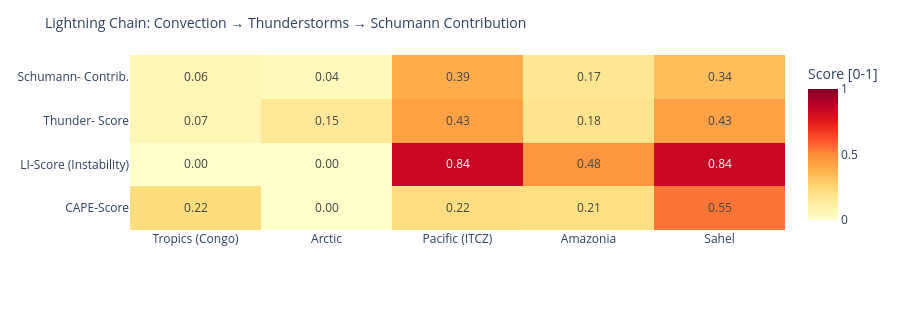

Source (notebook cell):
### Code cell
# ============================================================
# LIGHTNING CHAIN: Convection → Thunderstorms → Schumann
# Shows the causal chain per measurement point as heatmap
# ============================================================

def cape_score(v):
    """CAPE → normalized score [0,1]"""
    if v is None or pd.isna(v): return 0.0
    return min(1.0, float(v) / 3000)

def li_score(v):
    """Lifted Index: negative = unstable → score [0,1]"""
    if v is None or pd.isna(v): return 0.3
    return min(1.0, max(0.0, (-float(v) + 6) / 12))

def cloud_score(v):
    if v is None or pd.isna(v): return 0.3
    return float(v) / 100

def thunder_score(row):
    """Kombinierter Gewitterwahrscheinlichkeits-Score
    CAPE + LI + Bedeckung + WMO-Gewitter + konvektiver Niederschlag (showers)
    Hinweis: X-Ray und Kp sind kein Bestandteil – nur geomagn./solarer Kontext.
    """
    cs = cape_score(row.get('cape'))
    ls = li_score(row.get('li'))
    cl = cloud_score(row.get('cloud'))
    t  = 1.0 if row.get('thunderstorm') else 0.0
    # Convective precipitation (showers) as additional indicator
    sh = min(1.0, (row.get('showers') or 0) / 5.0)
    return round(cs * 0.30 + ls * 0.25 + cl * 0.15 + t * 0.20 + sh * 0.10, 3)

def schumann_contribution(t_score, lat):
    """Schumann contribution: higher in tropics (±30°), scaled by thunderstorm score"""
    lat_weight = max(0.3, 1.0 - abs(lat) / 60)
    return round(t_score * lat_weight, 3)

df_atm['cape_score']   = df_atm.apply(lambda r: cape_score(r['cape']), axis=1)
df_atm['li_score']     = df_atm.apply(lambda r: li_score(r['li']),    axis=1)
df_atm['thunder_score']= df_atm.apply(lambda r: thunder_score(r.to_dict()), axis=1)
df_atm['schumann_contribution'] = df_atm.apply(
    lambda r: schumann_contribution(r['thunder_score'], r['lat']), axis=1)

metrics = ['cape_score', 'li_score', 'thunder_score', 'schumann_contribution']
labels  = ['CAPE-Score', 'LI-Score\n(Instability)', 'Thunder-\nScore', 'Schumann-\nContrib.']
z_data  = [df_atm[m].tolist() for m in metrics]

fig = go.Figure(go.Heatmap(
    z=z_data,
    x=df_atm['point'].tolist(),
    y=labels,
    colorscale='YlOrRd',
    zmin=0, zmax=1,
    text=[[f'{v:.2f}' for v in row] for row in z_data],
    texttemplate='%{text}', textfont=dict(size=12),
    colorbar=dict(title='Score [0-1]')
))
fig.update_layout(
    title=dict(text='Lightning Chain: Convection → Thunderstorms → Schumann Contribution', font=dict(size=14)),
    height=310,
    plot_bgcolor='rgba(0,0,0,0)', paper_bgcolor='rgba(0,0,0,0)',
    margin=dict(l=130, r=80, t=55, b=80)
)
fig.show()

### Figure 1 — Plotly figure (JSON) as saved in the notebook; plotly's stock layout.template omitted (floating-point values rounded to 4 significant figures)
{"data": [{"colorbar": {"title": {"text": "Score [0-1]"}}, "colorscale": [[0.0, "rgb(255,255,204)"], [0.125, "rgb(255,237,160)"], [0.25, "rgb(254,217,118)"], [0.375, "rgb(254,178,76)"], [0.5, "rgb(253,141,60)"], [0.625, "rgb(252,78,42)"], [0.75, "rgb(227,26,28)"], [0.875, "rgb(189,0,38)"], [1.0, "rgb(128,0,38)"]], "text": [["0.22", "0.00", "0.22", "0.21", "0.55"], ["0.00", "0.00", "0.84", "0.48", "0.84"], ["0.07", "0.15", "0.43", "0.18", "0.43"], ["0.06", "0.04", "0.39", "0.17", "0.34"]], "textfont": {"size": 12}, "texttemplate": "%{text}", "type": "heatmap", "x": ["Tropics (Congo)", "Arctic", "Pacific (ITCZ)", "Amazonia", "Sahel"], "y": ["CAPE-Score", "LI-Score\n(Instability)", "Thunder-\nScore", "Schumann-\nContrib."], "z": [[0.2233, 0.0, 0.22, 0.21, 0.5467], [0.0, 0.0, 0.8417, 0.475, 0.8417], [0.067, 0.15, 0.428, 0.183, 0.428], [0.063, 0.045, 0.392, 0.168, 0.335]], "zmax": 1, "zmin": 0}], "layout": {"height": 310, "margin": {"b": 80, "l": 130, "r": 80, "t": 55}, "paper_bgcolor": "rgba(0,0,0,0)", "plot_bgcolor": "rgba(0,0,0,0)", "title": {"font": {"size": 14}, "text": "Lightning Chain: Convection → Thunderstorms → Schumann Contribution"}}}
